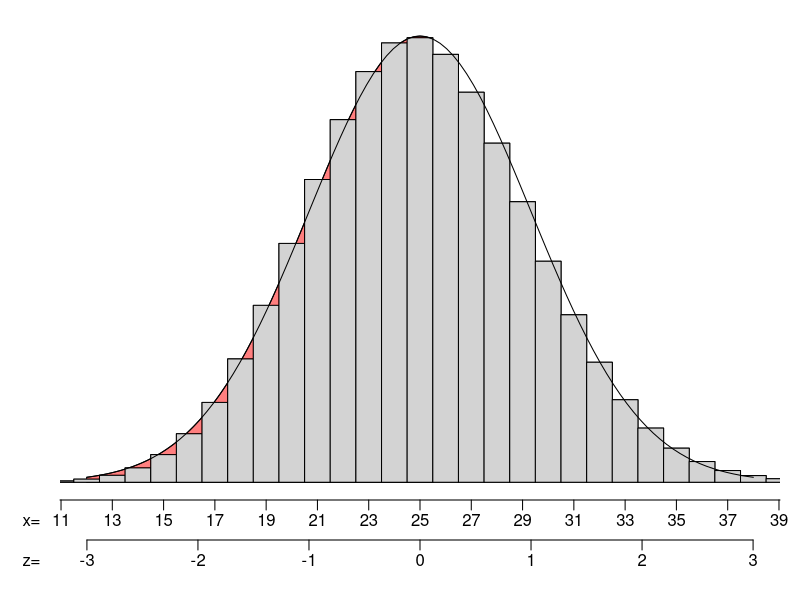

Source code (R):
pdf("sketch12.pdf", width=6, height=2)
par(mar=c(5,3,1,1))

n = 100
p = .25

bino = rbinom(1e7,n,p)
mu = n*p
s = sqrt(n*p*(1-p))

low = floor(mu-3*s)
high = ceiling(mu+3*s)

xs = seq(low,high,length=1000)
ys = dnorm(xs,mu,s)

hist(bino,xlim=c(low,high),freq=FALSE,breaks=(0:n+1)-0.5,main=NULL,xlab=NULL,ann=FALSE, xaxt='n', ylab=NULL, yaxt='n')
polygon(c(xs[xs<=25.5], 25.5, low),c(ys[xs<=25.5], 0, 0), col=rgb(1,0,0,0.5))
hist(bino,xlim=c(low,high),freq=FALSE,breaks=(0:n+1)-0.5,main=NULL,xlab=NULL,ann=FALSE, xaxt='n', ylab=NULL, yaxt='n', add=T)
curve(dnorm(x,mu,s),add=TRUE)

axis(side=1, line=2,at=n*p+(-3:3)*s, labels = FALSE)
mtext(c("-3","-2","-1","0","1","2","3"),side=1,line=2.5,at=n*p+(-3:3)*s)
mtext(c("z="),line=2.5,side=1,at=n*p+(-3.5)*s)

axis(side=1, line=0, at=n*p+(-10:10)*2, labels = FALSE)
mtext(n*p+(-7:7)*2,side=1,line=0.5,at=n*p+(-7:7)*2)
mtext(c("x="),line=0.5,side=1,at=n*p+(-3.5)*s)

dev.off()


#xs = seq(46,86,length=1000)

#ys = dnorm(xs,)

#plot(xs, ys, 'l',xlim = c(-3,3), ylim = c(0,0.4),
#     ann=FALSE,xaxt="n",yaxt="n",
#     lwd=1,bty='n')
##mtext("z",side=1,at=-0.5)
##mtext(c("-3","-2","-1","0","1","2","3"),side=1,at=-3:3)
##mtext(c("zstar"),side=1,line =-0.3,at=1.64)
#mtext(c("z="),side=1,at=-3.5)
#mtext(c("x="),line=1.3,side=1,at=-3.5)
#mtext(c("-zstar","0","zstar"),side=1,at=c(-1.75,0,1.75))
#mtext(c("15.53-ME","15.53","15.53+ME"),line=1.3,side=1,at=c(-1.75,0,1.75))
##mtext(round(255+(-3:3)*1.75,2),line=1.3,side=1,at=-3:3)
##mtext(c("-3","0","3"),side=1,at=c(-3,0,3))
#polygon(c(xs[xs>=-1.75 & xs<=1.75], 1.75, -1.75),c(ys[xs>=-1.75 & xs<=1.75], 0, 0), col="red")
##polygon(c(xs[xs>=2.5], 3, 2.5),c(ys[xs>=2.5], 0, 0), col="red")

#lines(xs, ys, 'l', lwd=1)
#lines(c(-3,3),c(0,0),'l',lwd=1)

##arrows(-2,0.25,0,0.06,lwd=2,code=2)
#text(0,0.2,label="area = 0.92")
